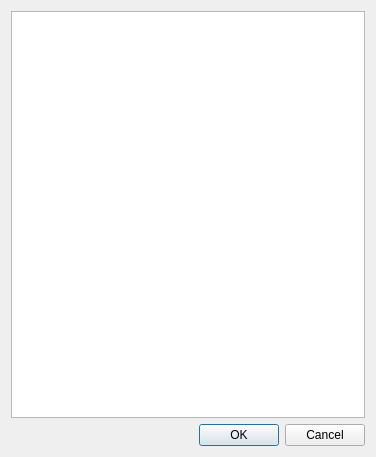
<?xml version="1.0" encoding="UTF-8"?>
<ui version="4.0">
 <class>DeleteStyles</class>
 <widget class="QDialog" name="DeleteStyles">
  <property name="geometry">
   <rect>
    <x>0</x>
    <y>0</y>
    <width>376</width>
    <height>457</height>
   </rect>
  </property>
  <property name="windowTitle">
   <string>Delete Styles</string>
  </property>
  <layout class="QVBoxLayout" name="character_box">
   <item>
    <layout class="QVBoxLayout" name="verticalLayout">
     <item>
      <widget class="QTableView" name="Table"/>
     </item>
    </layout>
   </item>
   <item>
    <widget class="QDialogButtonBox" name="buttonBox">
     <property name="standardButtons">
      <set>QDialogButtonBox::Cancel|QDialogButtonBox::Ok</set>
     </property>
    </widget>
   </item>
  </layout>
 </widget>
 <resources/>
 <connections>
  <connection>
   <sender>buttonBox</sender>
   <signal>rejected()</signal>
   <receiver>DeleteStyles</receiver>
   <slot>reject()</slot>
   <hints>
    <hint type="sourcelabel">
     <x>187</x>
     <y>434</y>
    </hint>
    <hint type="destinationlabel">
     <x>187</x>
     <y>228</y>
    </hint>
   </hints>
  </connection>
  <connection>
   <sender>buttonBox</sender>
   <signal>accepted()</signal>
   <receiver>DeleteStyles</receiver>
   <slot>accept()</slot>
   <hints>
    <hint type="sourcelabel">
     <x>187</x>
     <y>434</y>
    </hint>
    <hint type="destinationlabel">
     <x>187</x>
     <y>228</y>
    </hint>
   </hints>
  </connection>
 </connections>
</ui>
